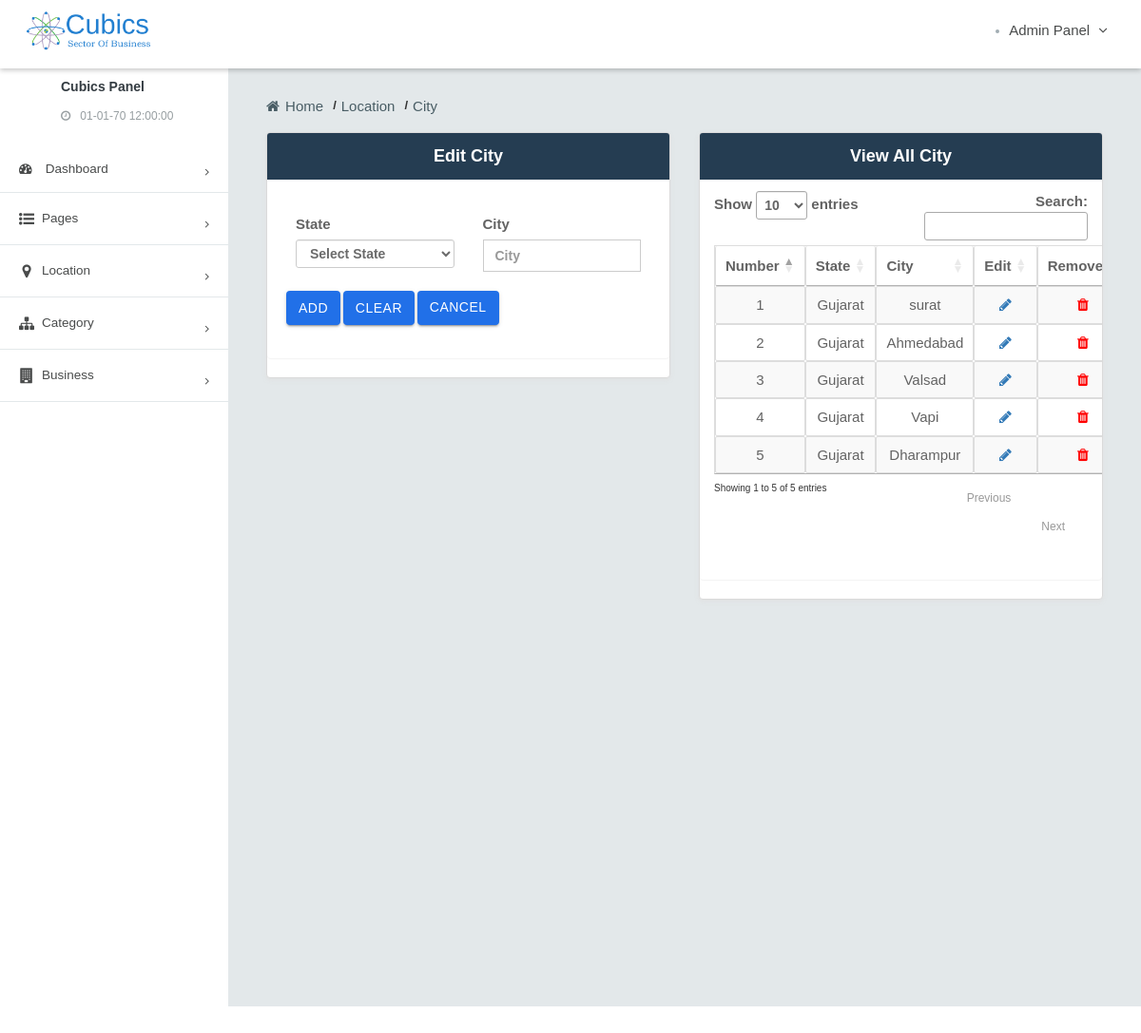
The page /index.php/edit/city on the database its author committed.
### tables this page shows
CREATE TABLE `tbl_location` (
  `location_id` int(5) NOT NULL,
  `name` varchar(50) NOT NULL,
  `parent_id` int(5) NOT NULL,
  `label` varchar(50) NOT NULL
);

### application/controllers/Edit.php (called while the page is built, shortened)
<?php
class Edit extends CI_Controller
{
    public function city()
    {
        $wh['location_id'] = $this->uri->segment(2);
        $data['editcity'] = $this->md->my_select('tbl_location','*',$wh);
        $data['state'] = $this->md->my_select('tbl_location', '*', array('label' => 'state'));
        $data['city'] = $this->md->my_query("SELECT s.`name` AS state , c.* FROM `tbl_location` AS s , `tbl_location` AS c WHERE s.`location_id` = c.`parent_id` AND c.`label` = 'city'");
        $this->load->view('admin/city',$data);
    }
}

### index.php (called while the page is built, shortened)
<?php
require_once BASEPATH.'core/CodeIgniter.php';

### application/models/MyModel.php (called while the page is built, shortened)
<?php
class Mymodel extends CI_Model {
    public function my_select($table, $column = '*', $where = NULL) {
        $this->db->select($column);
        $this->db->from($table);
        if (isset($where)) {
            $this->db->where($where);
        }
        $recordset = $this->db->get();
        return $recordset->result();
    }
    public function my_query($sql) {
        $recordset = $this->db->query($sql);
        return $recordset->result();
    }
}

### application/views/admin/city.php (the view, shortened to what this page needs)
<!DOCTYPE html>
<html lang="en">
    <body>
        <div>
            <div>
                <div class="container-fluid sb2">
                    <div class="row">
                        <div class="sb2-2" style="min-height: 1000px;">
                            <div class="sb2-2-2">
                                <ul>
                                    <li>
                                        <a href="dashboard.php">
                                            <i class="fa fa-home" aria-hidden="true"></i> Home
                                        </a>
                                    </li>
                                    <li class="active-bre"><a>Location</a></li>
                                    <li class="active-bre"><a>City</a></li>
                                </ul>
                            </div>
                            <div class="row">
                                <div class="col-md-6">
                                    <?php
                                        if(isset($editcity))
                                        {
                                    ?>
                                    <div class="tz-2 tz-2-admin">
                                        <div class="tz-2-com tz-2-main">
                                            <div>
                                                <div class="row">
                                                    <div class="col-md-12">
                                                        <form id="selects-form"  method="post">
                                                            <h4 style="text-align: center">Edit City</h4>
                                                            <section class="panel">
                                                                <header class="panel-heading">
                                                                </header>
                                                                <div class="panel-body"style="margin-top: 0px;">
                                                                    <div class="col-md-6">
                                                                        <label for="State">State</label>
                                                                        <select id="" name="state" class="form-control input-sm">
                                                                            <option value="">Select State</option>
                                                                        </select>
                                                                    </div>
                                                                    <div class="col-md-6">
                                                                        <label for="State">City</label>
                                                                        <input type="text" name="city" class="form-control" id="email" placeholder="City" value="<?php
                                                                            if (!isset($success) && set_value('city'))
                                                                            {
                                                                                echo set_value('city');
                                                                            }
                                                                            else
                                                                            {
                                                                                echo $editcity[0]->name;
                                                                            }
                                                                        ?>">
                                                                    </div>
                                                                    <div class="row">
                                                                        <div class="col-sm-9" style="padding: 20px">
                                                                            <input class="btn" name="edit" type="submit"  value="ADD" style="background: #2170e8">
                                                                            <button type="reset" class="btn" style="background: #2170e8">Clear</button>
                                                                            <a href="<?php echo base_url('manage-City'); ?>" class="btn" style="background: #2170e8" value="clear">CANCEL</a>
                                                                        </div>
                                                                    </div>
                                                                </div>
                                                            </section>
                                                        </form>
                                                    </div>
                                                </div>
                                            </div>
                                        </div>
                                    </div>
                                    <?php
                                        }
                                    ?>
                                </div>
                                <div class="col-md-6">
                                    <div class="tz-2 tz-2-admin">
                                        <div class="tz-2-com tz-2-main">
                                            <div>
                                                <div class="row">
                                                    <div class="col-md-12">
                                                        <h4 style="text-align: center">View All City</h4>
                                                        <form id="summary-form" action="" class="form-horizontal">
                                                            <section class="panel">
                                                                <div class="panel-body">
                                                                    <div class="form-group">
                                                                        <div class="panel-body" style="margin-top: -28px;">
                                                                            <table id="example" class="table table-striped table-bordered" style="width:105%;">
                                                                                <div class="container"></div>
                                                                                <thead>
                                                                                    <tr>
                                                                                        <th>Number</th>
                                                                                        <th>State</th>
                                                                                        <th>City</th>
                                                                                        <th>Edit</th>
                                                                                        <th>Remove</th>
                                                                                    </tr>
                                                                                </thead>
                                                                                <tbody>
                                                                                    <?php
                                                                                        $no =0;
                                                                                        foreach ($city as $data)
                                                                                        {
                                                                                            $no++;
                                                                                        ?>
                                                                                        <tr>
                                                                                            <td style="vertical-align:middle; text-align: center; width: 15%;">
                                                                                                <?php echo $no; ?>
                                                                                            </td>
                                                                                            <td style="vertical-align:middle; text-align: center;" class="center hidden-xs"><?php echo $data->state; ?></td>
                                                                                            <td style="vertical-align:middle; text-align: center;" class="center hidden-xs"><?php echo $data->name; ?></td>
                                                                                            <td style="vertical-align:middle; text-align: center;" class="center hidden-xs">
                                                                                                <a href="<?php echo base_url(); ?>edit-city/<?php echo $data->location_id; ?>" data-toggle="tooltip" title="Edit Data" class="fa fa-pencil"></a>
                                                                                            </td>
                                                                                            <td style="vertical-align: middle;text-align: center"  data-toggle="modal" data-target="#myModal">
                                                                                                <a onclick="$('#delete-link').attr('href','<?php echo base_url(); ?>delete/city/<?php echo $data->location_id; ?>')" >
                                                                                                    <i class="fa fa-trash" aria-hidden="true" style="color: red;cursor: pointer" class="d-inline-block"data-toggle="tooltip"
                                                                                                       data-placement="top" title="Remove!">
                                                                                                   </i>
                                                                                                </a>
                                                                                            </td>
                                                                                        </tr>
                                                                                        <?php
                                                                                    }
                                                                                    ?>
                                                                                </tbody>
                                                                            </table>
                                                                        </div>
                                                                    </div>
                                                                </div>
                                                            </section>
                                                        </form>
                                                    </div>
                                                </div>
                                            </div>
                                        </div>
                                    </div>
                                </div>
                            </div>
                        </div>
                    </div>
                </div>
            </div>
        </div>
    </body>
</html>

### rows shown on the page
tbl_location: name "Gujarat", tbl_location.name "surat", tbl_location.name "Ahmedabad", tbl_location.name "Valsad", tbl_location.name "Vapi", tbl_location.name "Dharampur"

### other values the page prints
date('d-m-y h:i:s',strtotime($record[0]->last_login)) "01-01-70 12:00:00"
